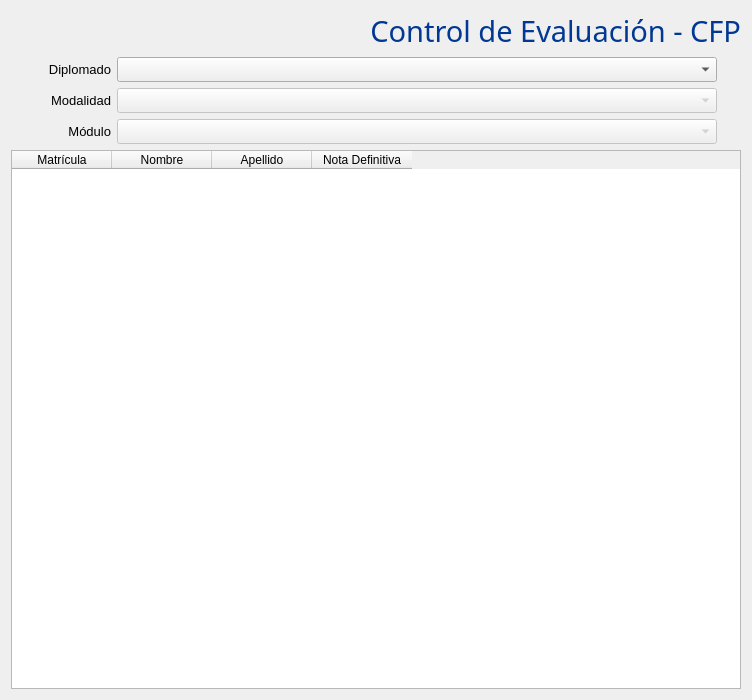
<?xml version="1.0" encoding="UTF-8"?>
<ui version="4.0">
 <class>evaluacion_cfp</class>
 <widget class="QWidget" name="evaluacion_cfp">
  <property name="geometry">
   <rect>
    <x>0</x>
    <y>0</y>
    <width>752</width>
    <height>700</height>
   </rect>
  </property>
  <property name="maximumSize">
   <size>
    <width>16777215</width>
    <height>16777215</height>
   </size>
  </property>
  <property name="windowTitle">
   <string>Form</string>
  </property>
  <layout class="QVBoxLayout" name="verticalLayout">
   <item>
    <widget class="QLabel" name="titulo">
     <property name="font">
      <font>
       <family>Gill Sans MT</family>
       <pointsize>22</pointsize>
       <weight>50</weight>
       <italic>false</italic>
       <bold>false</bold>
      </font>
     </property>
     <property name="styleSheet">
      <string notr="true">font: 22pt &quot;Gill Sans MT&quot;;
color: rgb(00,56,147);</string>
     </property>
     <property name="text">
      <string>Control de Evaluación - CFP</string>
     </property>
     <property name="alignment">
      <set>Qt::AlignRight|Qt::AlignTrailing|Qt::AlignVCenter</set>
     </property>
    </widget>
   </item>
   <item>
    <layout class="QHBoxLayout" name="horizontalLayout">
     <property name="sizeConstraint">
      <enum>QLayout::SetFixedSize</enum>
     </property>
     <item>
      <widget class="QLabel" name="label">
       <property name="minimumSize">
        <size>
         <width>100</width>
         <height>25</height>
        </size>
       </property>
       <property name="maximumSize">
        <size>
         <width>100</width>
         <height>25</height>
        </size>
       </property>
       <property name="font">
        <font>
         <family>Segoe UI</family>
         <pointsize>10</pointsize>
        </font>
       </property>
       <property name="text">
        <string>Diplomado</string>
       </property>
       <property name="alignment">
        <set>Qt::AlignRight|Qt::AlignTrailing|Qt::AlignVCenter</set>
       </property>
      </widget>
     </item>
     <item>
      <widget class="QComboBox" name="diplomado">
       <property name="minimumSize">
        <size>
         <width>600</width>
         <height>25</height>
        </size>
       </property>
       <property name="maximumSize">
        <size>
         <width>600</width>
         <height>16777215</height>
        </size>
       </property>
       <property name="font">
        <font>
         <family>Segoe UI</family>
         <pointsize>9</pointsize>
        </font>
       </property>
      </widget>
     </item>
     <item>
      <spacer name="horizontalSpacer">
       <property name="orientation">
        <enum>Qt::Horizontal</enum>
       </property>
       <property name="sizeHint" stdset="0">
        <size>
         <width>40</width>
         <height>20</height>
        </size>
       </property>
      </spacer>
     </item>
    </layout>
   </item>
   <item>
    <layout class="QHBoxLayout" name="horizontalLayout_3">
     <property name="sizeConstraint">
      <enum>QLayout::SetFixedSize</enum>
     </property>
     <item>
      <widget class="QLabel" name="label_4">
       <property name="minimumSize">
        <size>
         <width>100</width>
         <height>0</height>
        </size>
       </property>
       <property name="maximumSize">
        <size>
         <width>100</width>
         <height>16777215</height>
        </size>
       </property>
       <property name="font">
        <font>
         <family>Segoe UI</family>
         <pointsize>10</pointsize>
        </font>
       </property>
       <property name="text">
        <string>Modalidad</string>
       </property>
       <property name="alignment">
        <set>Qt::AlignRight|Qt::AlignTrailing|Qt::AlignVCenter</set>
       </property>
      </widget>
     </item>
     <item>
      <widget class="QComboBox" name="modalidad">
       <property name="enabled">
        <bool>false</bool>
       </property>
       <property name="minimumSize">
        <size>
         <width>600</width>
         <height>25</height>
        </size>
       </property>
       <property name="maximumSize">
        <size>
         <width>600</width>
         <height>16777215</height>
        </size>
       </property>
       <property name="font">
        <font>
         <family>Segoe UI</family>
         <pointsize>9</pointsize>
        </font>
       </property>
      </widget>
     </item>
     <item>
      <spacer name="horizontalSpacer_2">
       <property name="orientation">
        <enum>Qt::Horizontal</enum>
       </property>
       <property name="sizeHint" stdset="0">
        <size>
         <width>40</width>
         <height>20</height>
        </size>
       </property>
      </spacer>
     </item>
    </layout>
   </item>
   <item>
    <layout class="QHBoxLayout" name="horizontalLayout_2">
     <property name="sizeConstraint">
      <enum>QLayout::SetFixedSize</enum>
     </property>
     <item>
      <widget class="QLabel" name="label_2">
       <property name="minimumSize">
        <size>
         <width>100</width>
         <height>25</height>
        </size>
       </property>
       <property name="maximumSize">
        <size>
         <width>100</width>
         <height>16777215</height>
        </size>
       </property>
       <property name="font">
        <font>
         <family>Segoe UI</family>
         <pointsize>10</pointsize>
        </font>
       </property>
       <property name="text">
        <string>Módulo</string>
       </property>
       <property name="alignment">
        <set>Qt::AlignRight|Qt::AlignTrailing|Qt::AlignVCenter</set>
       </property>
      </widget>
     </item>
     <item>
      <widget class="QComboBox" name="modulo">
       <property name="enabled">
        <bool>false</bool>
       </property>
       <property name="minimumSize">
        <size>
         <width>600</width>
         <height>25</height>
        </size>
       </property>
       <property name="maximumSize">
        <size>
         <width>600</width>
         <height>16777215</height>
        </size>
       </property>
       <property name="font">
        <font>
         <family>Segoe UI</family>
         <pointsize>9</pointsize>
        </font>
       </property>
      </widget>
     </item>
     <item>
      <spacer name="horizontalSpacer_3">
       <property name="orientation">
        <enum>Qt::Horizontal</enum>
       </property>
       <property name="sizeHint" stdset="0">
        <size>
         <width>40</width>
         <height>20</height>
        </size>
       </property>
      </spacer>
     </item>
    </layout>
   </item>
   <item>
    <widget class="QTableWidget" name="tabla">
     <property name="maximumSize">
      <size>
       <width>730</width>
       <height>16777215</height>
      </size>
     </property>
     <property name="font">
      <font>
       <family>Segoe UI</family>
       <pointsize>9</pointsize>
      </font>
     </property>
     <column>
      <property name="text">
       <string>Matrícula</string>
      </property>
     </column>
     <column>
      <property name="text">
       <string>Nombre</string>
      </property>
     </column>
     <column>
      <property name="text">
       <string>Apellido</string>
      </property>
     </column>
     <column>
      <property name="text">
       <string>Nota Definitiva</string>
      </property>
     </column>
    </widget>
   </item>
  </layout>
 </widget>
 <resources/>
 <connections/>
</ui>
